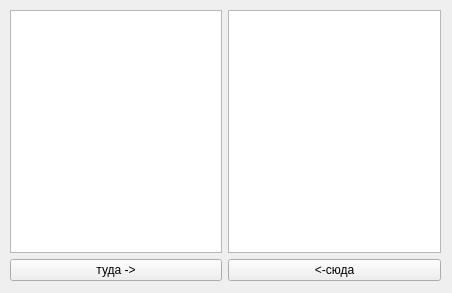
<?xml version="1.0" encoding="UTF-8"?>
<ui version="4.0">
 <class>Form</class>
 <widget class="QWidget" name="Form">
  <property name="geometry">
   <rect>
    <x>0</x>
    <y>0</y>
    <width>452</width>
    <height>293</height>
   </rect>
  </property>
  <property name="windowTitle">
   <string>Form</string>
  </property>
  <widget class="QWidget" name="">
   <property name="geometry">
    <rect>
     <x>10</x>
     <y>10</y>
     <width>431</width>
     <height>271</height>
    </rect>
   </property>
   <layout class="QGridLayout" name="gridLayout">
    <item row="0" column="0">
     <widget class="QTextEdit" name="leftText"/>
    </item>
    <item row="1" column="1">
     <widget class="QPushButton" name="buttonBack">
      <property name="text">
       <string>&lt;-сюда</string>
      </property>
     </widget>
    </item>
    <item row="0" column="1">
     <widget class="QTextEdit" name="rightText"/>
    </item>
    <item row="1" column="0">
     <widget class="QPushButton" name="buttonForward">
      <property name="text">
       <string>туда -&gt;</string>
      </property>
     </widget>
    </item>
   </layout>
  </widget>
 </widget>
 <resources/>
 <connections>
  <connection>
   <sender>buttonForward</sender>
   <signal>clicked()</signal>
   <receiver>leftText</receiver>
   <slot>selectAll()</slot>
   <hints>
    <hint type="sourcelabel">
     <x>116</x>
     <y>266</y>
    </hint>
    <hint type="destinationlabel">
     <x>116</x>
     <y>128</y>
    </hint>
   </hints>
  </connection>
  <connection>
   <sender>buttonForward</sender>
   <signal>clicked()</signal>
   <receiver>leftText</receiver>
   <slot>cut()</slot>
   <hints>
    <hint type="sourcelabel">
     <x>116</x>
     <y>266</y>
    </hint>
    <hint type="destinationlabel">
     <x>116</x>
     <y>128</y>
    </hint>
   </hints>
  </connection>
  <connection>
   <sender>buttonForward</sender>
   <signal>clicked()</signal>
   <receiver>rightText</receiver>
   <slot>clear()</slot>
   <hints>
    <hint type="sourcelabel">
     <x>116</x>
     <y>266</y>
    </hint>
    <hint type="destinationlabel">
     <x>333</x>
     <y>128</y>
    </hint>
   </hints>
  </connection>
  <connection>
   <sender>buttonForward</sender>
   <signal>clicked()</signal>
   <receiver>rightText</receiver>
   <slot>paste()</slot>
   <hints>
    <hint type="sourcelabel">
     <x>116</x>
     <y>266</y>
    </hint>
    <hint type="destinationlabel">
     <x>333</x>
     <y>128</y>
    </hint>
   </hints>
  </connection>
  <connection>
   <sender>buttonBack</sender>
   <signal>clicked()</signal>
   <receiver>rightText</receiver>
   <slot>selectAll()</slot>
   <hints>
    <hint type="sourcelabel">
     <x>333</x>
     <y>266</y>
    </hint>
    <hint type="destinationlabel">
     <x>333</x>
     <y>128</y>
    </hint>
   </hints>
  </connection>
  <connection>
   <sender>buttonBack</sender>
   <signal>clicked()</signal>
   <receiver>rightText</receiver>
   <slot>cut()</slot>
   <hints>
    <hint type="sourcelabel">
     <x>333</x>
     <y>266</y>
    </hint>
    <hint type="destinationlabel">
     <x>333</x>
     <y>128</y>
    </hint>
   </hints>
  </connection>
  <connection>
   <sender>buttonBack</sender>
   <signal>clicked()</signal>
   <receiver>leftText</receiver>
   <slot>clear()</slot>
   <hints>
    <hint type="sourcelabel">
     <x>333</x>
     <y>266</y>
    </hint>
    <hint type="destinationlabel">
     <x>116</x>
     <y>128</y>
    </hint>
   </hints>
  </connection>
  <connection>
   <sender>buttonBack</sender>
   <signal>clicked()</signal>
   <receiver>leftText</receiver>
   <slot>paste()</slot>
   <hints>
    <hint type="sourcelabel">
     <x>333</x>
     <y>266</y>
    </hint>
    <hint type="destinationlabel">
     <x>116</x>
     <y>128</y>
    </hint>
   </hints>
  </connection>
 </connections>
</ui>
